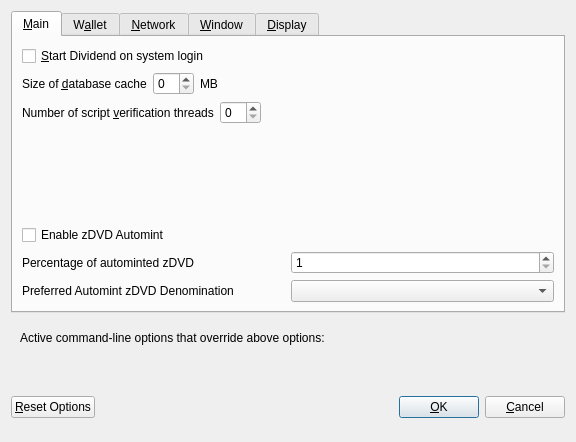
<?xml version="1.0" encoding="UTF-8"?>
<ui version="4.0">
 <class>OptionsDialog</class>
 <widget class="QDialog" name="OptionsDialog">
  <property name="geometry">
   <rect>
    <x>0</x>
    <y>0</y>
    <width>576</width>
    <height>442</height>
   </rect>
  </property>
  <property name="windowTitle">
   <string>Options</string>
  </property>
  <property name="modal">
   <bool>true</bool>
  </property>
  <layout class="QVBoxLayout" name="verticalLayout">
   <item>
    <widget class="QTabWidget" name="tabWidget">
     <property name="currentIndex">
      <number>0</number>
     </property>
     <widget class="QWidget" name="tabMain">
      <attribute name="title">
       <string>&amp;Main</string>
      </attribute>
      <layout class="QVBoxLayout" name="verticalLayout_Main">
       <item>
        <widget class="QCheckBox" name="bitcoinAtStartup">
         <property name="toolTip">
          <string>Automatically start Dividend after logging in to the system.</string>
         </property>
         <property name="text">
          <string>&amp;Start Dividend on system login</string>
         </property>
        </widget>
       </item>
       <item>
        <layout class="QHBoxLayout" name="horizontalLayout_2_Main">
         <item>
          <widget class="QLabel" name="databaseCacheLabel">
           <property name="text">
            <string>Size of &amp;database cache</string>
           </property>
           <property name="textFormat">
            <enum>Qt::PlainText</enum>
           </property>
           <property name="buddy">
            <cstring>databaseCache</cstring>
           </property>
          </widget>
         </item>
         <item>
          <widget class="QSpinBox" name="databaseCache"/>
         </item>
         <item>
          <widget class="QLabel" name="databaseCacheUnitLabel">
           <property name="text">
            <string>MB</string>
           </property>
           <property name="textFormat">
            <enum>Qt::PlainText</enum>
           </property>
          </widget>
         </item>
         <item>
          <spacer name="horizontalSpacer_2_Main">
           <property name="orientation">
            <enum>Qt::Horizontal</enum>
           </property>
           <property name="sizeHint" stdset="0">
            <size>
             <width>40</width>
             <height>20</height>
            </size>
           </property>
          </spacer>
         </item>
        </layout>
       </item>
       <item>
        <layout class="QHBoxLayout" name="horizontalLayout_3_Main">
         <item>
          <widget class="QLabel" name="threadsScriptVerifLabel">
           <property name="text">
            <string>Number of script &amp;verification threads</string>
           </property>
           <property name="textFormat">
            <enum>Qt::PlainText</enum>
           </property>
           <property name="buddy">
            <cstring>threadsScriptVerif</cstring>
           </property>
          </widget>
         </item>
         <item>
          <widget class="QSpinBox" name="threadsScriptVerif">
           <property name="toolTip">
            <string>(0 = auto, &lt;0 = leave that many cores free)</string>
           </property>
          </widget>
         </item>
         <item>
          <spacer name="horizontalSpacer_3_Main">
           <property name="orientation">
            <enum>Qt::Horizontal</enum>
           </property>
           <property name="sizeHint" stdset="0">
            <size>
             <width>40</width>
             <height>20</height>
            </size>
           </property>
          </spacer>
         </item>
        </layout>
       </item>
       <item>
        <spacer name="verticalSpacer_2">
         <property name="orientation">
          <enum>Qt::Vertical</enum>
         </property>
         <property name="sizeHint" stdset="0">
          <size>
           <width>20</width>
           <height>40</height>
          </size>
         </property>
        </spacer>
       </item>
       <item>
        <widget class="QCheckBox" name="checkBoxZeromintEnable">
         <property name="toolTip">
          <string>Enable automatic minting of DVD units to zDVD</string>
         </property>
         <property name="layoutDirection">
          <enum>Qt::LeftToRight</enum>
         </property>
         <property name="text">
          <string>Enable zDVD Automint</string>
         </property>
        </widget>
       </item>
       <item>
        <layout class="QHBoxLayout" name="horizontalLayout_3">
         <item>
          <widget class="QLabel" name="percentage_label">
           <property name="toolTip">
            <string>Percentage of incoming DVD which get automatically converted to zDVD via Zerocoin Protocol (min: 10%)</string>
           </property>
           <property name="text">
            <string>Percentage of autominted zDVD</string>
           </property>
          </widget>
         </item>
         <item>
          <widget class="QSpinBox" name="zeromintPercentage">
           <property name="minimum">
            <number>1</number>
           </property>
           <property name="maximum">
            <number>100</number>
           </property>
          </widget>
         </item>
        </layout>
       </item>
       <item>
        <layout class="QHBoxLayout" name="horizontalLayout" stretch="0,0">
         <property name="sizeConstraint">
          <enum>QLayout::SetFixedSize</enum>
         </property>
         <item>
          <widget class="QLabel" name="labelPreferredDenom">
           <property name="maximumSize">
            <size>
             <width>16777215</width>
             <height>16777215</height>
            </size>
           </property>
           <property name="toolTip">
            <string>Wait with automatic conversion to Zerocoin until enough DVD for this denomination is available</string>
           </property>
           <property name="text">
            <string>Preferred Automint zDVD Denomination</string>
           </property>
          </widget>
         </item>
         <item>
          <widget class="QComboBox" name="preferredDenom">
           <property name="maximumSize">
            <size>
             <width>16777215</width>
             <height>27</height>
            </size>
           </property>
           <property name="toolTip">
            <string>Wait with automatic conversion to Zerocoin until enough DVD for this denomination is available</string>
           </property>
           <property name="maxVisibleItems">
            <number>9</number>
           </property>
           <property name="maxCount">
            <number>9</number>
           </property>
          </widget>
         </item>
        </layout>
       </item>
      </layout>
     </widget>
     <widget class="QWidget" name="tabWallet">
      <attribute name="title">
       <string>W&amp;allet</string>
      </attribute>
      <layout class="QVBoxLayout" name="verticalLayout_Wallet">
       <item>
        <layout class="QHBoxLayout" name="horizontalLayout_2_Wallet">
         <item>
          <widget class="QLabel" name="labelStakeSplitThresholdText">
           <property name="text">
            <string>Stake split threshold:</string>
           </property>
          </widget>
         </item>
         <item>
          <widget class="QSpinBox" name="spinBoxStakeSplitThreshold">
           <property name="minimum">
            <number>1</number>
           </property>
           <property name="maximum">
            <number>999999</number>
           </property>
          </widget>
         </item>
        </layout>
       </item>
       <item>
        <widget class="QGroupBox" name="groupBox">
         <property name="title">
          <string>Expert</string>
         </property>
         <layout class="QVBoxLayout" name="verticalLayout_2">
          <item>
           <widget class="QCheckBox" name="coinControlFeatures">
            <property name="toolTip">
             <string>Whether to show coin control features or not.</string>
            </property>
            <property name="text">
             <string>Enable coin &amp;control features</string>
            </property>
           </widget>
          </item>
          <item>
           <widget class="QCheckBox" name="showMasternodesTab">
            <property name="toolTip">
             <string>Show additional tab listing all your masternodes in first sub-tab&lt;br/&gt;and all masternodes on the network in second sub-tab.</string>
            </property>
            <property name="text">
             <string>Show Masternodes Tab</string>
            </property>
           </widget>
          </item>
          <item>
           <widget class="QCheckBox" name="spendZeroConfChange">
            <property name="toolTip">
             <string>If you disable the spending of unconfirmed change, the change from a transaction&lt;br/&gt;cannot be used until that transaction has at least one confirmation.&lt;br/&gt;This also affects how your balance is computed.</string>
            </property>
            <property name="text">
             <string>&amp;Spend unconfirmed change</string>
            </property>
           </widget>
          </item>
         </layout>
        </widget>
       </item>
       <item>
        <spacer name="verticalSpacer_Wallet">
         <property name="orientation">
          <enum>Qt::Vertical</enum>
         </property>
         <property name="sizeHint" stdset="0">
          <size>
           <width>20</width>
           <height>40</height>
          </size>
         </property>
        </spacer>
       </item>
      </layout>
     </widget>
     <widget class="QWidget" name="tabNetwork">
      <attribute name="title">
       <string>&amp;Network</string>
      </attribute>
      <layout class="QVBoxLayout" name="verticalLayout_Network">
       <item>
        <widget class="QCheckBox" name="mapPortUpnp">
         <property name="toolTip">
          <string>Automatically open the Dividend client port on the router. This only works when your router supports UPnP and it is enabled.</string>
         </property>
         <property name="text">
          <string>Map port using &amp;UPnP</string>
         </property>
        </widget>
       </item>
       <item>
        <widget class="QCheckBox" name="allowIncoming">
         <property name="toolTip">
          <string>Accept connections from outside</string>
         </property>
         <property name="text">
          <string>Allow incoming connections</string>
         </property>
        </widget>
       </item>
       <item>
        <widget class="QCheckBox" name="connectSocks">
         <property name="toolTip">
          <string>Connect to the Dividend network through a SOCKS5 proxy.</string>
         </property>
         <property name="text">
          <string>&amp;Connect through SOCKS5 proxy (default proxy):</string>
         </property>
        </widget>
       </item>
       <item>
        <layout class="QHBoxLayout" name="horizontalLayout_1_Network">
         <item>
          <widget class="QLabel" name="proxyIpLabel">
           <property name="text">
            <string>Proxy &amp;IP:</string>
           </property>
           <property name="textFormat">
            <enum>Qt::PlainText</enum>
           </property>
           <property name="buddy">
            <cstring>proxyIp</cstring>
           </property>
          </widget>
         </item>
         <item>
          <widget class="QValidatedLineEdit" name="proxyIp">
           <property name="minimumSize">
            <size>
             <width>140</width>
             <height>0</height>
            </size>
           </property>
           <property name="maximumSize">
            <size>
             <width>140</width>
             <height>16777215</height>
            </size>
           </property>
           <property name="toolTip">
            <string>IP address of the proxy (e.g. IPv4: 127.0.0.1 / IPv6: ::1)</string>
           </property>
          </widget>
         </item>
         <item>
          <widget class="QLabel" name="proxyPortLabel">
           <property name="text">
            <string>&amp;Port:</string>
           </property>
           <property name="textFormat">
            <enum>Qt::PlainText</enum>
           </property>
           <property name="buddy">
            <cstring>proxyPort</cstring>
           </property>
          </widget>
         </item>
         <item>
          <widget class="QLineEdit" name="proxyPort">
           <property name="minimumSize">
            <size>
             <width>55</width>
             <height>0</height>
            </size>
           </property>
           <property name="maximumSize">
            <size>
             <width>55</width>
             <height>16777215</height>
            </size>
           </property>
           <property name="toolTip">
            <string>Port of the proxy (e.g. 9050)</string>
           </property>
          </widget>
         </item>
         <item>
          <spacer name="horizontalSpacer_1_Network">
           <property name="orientation">
            <enum>Qt::Horizontal</enum>
           </property>
           <property name="sizeHint" stdset="0">
            <size>
             <width>40</width>
             <height>20</height>
            </size>
           </property>
          </spacer>
         </item>
        </layout>
       </item>
       <item>
        <spacer name="verticalSpacer_Network">
         <property name="orientation">
          <enum>Qt::Vertical</enum>
         </property>
         <property name="sizeHint" stdset="0">
          <size>
           <width>20</width>
           <height>40</height>
          </size>
         </property>
        </spacer>
       </item>
      </layout>
     </widget>
     <widget class="QWidget" name="tabWindow">
      <attribute name="title">
       <string>&amp;Window</string>
      </attribute>
      <layout class="QVBoxLayout" name="verticalLayout_Window">
       <item>
        <widget class="QCheckBox" name="minimizeToTray">
         <property name="toolTip">
          <string>Show only a tray icon after minimizing the window.</string>
         </property>
         <property name="text">
          <string>&amp;Minimize to the tray instead of the taskbar</string>
         </property>
        </widget>
       </item>
       <item>
        <widget class="QCheckBox" name="minimizeOnClose">
         <property name="toolTip">
          <string>Minimize instead of exit the application when the window is closed. When this option is enabled, the application will be closed only after selecting Quit in the menu.</string>
         </property>
         <property name="text">
          <string>M&amp;inimize on close</string>
         </property>
        </widget>
       </item>
       <item>
        <spacer name="verticalSpacer_Window">
         <property name="orientation">
          <enum>Qt::Vertical</enum>
         </property>
         <property name="sizeHint" stdset="0">
          <size>
           <width>20</width>
           <height>40</height>
          </size>
         </property>
        </spacer>
       </item>
      </layout>
     </widget>
     <widget class="QWidget" name="tabDisplay">
      <attribute name="title">
       <string>&amp;Display</string>
      </attribute>
      <layout class="QVBoxLayout" name="verticalLayout_Display">
       <item>
        <layout class="QHBoxLayout" name="horizontalLayout_1_Display">
         <item>
          <widget class="QLabel" name="langLabel">
           <property name="text">
            <string>User Interface &amp;language:</string>
           </property>
           <property name="textFormat">
            <enum>Qt::PlainText</enum>
           </property>
           <property name="buddy">
            <cstring>lang</cstring>
           </property>
          </widget>
         </item>
         <item>
          <widget class="QValueComboBox" name="lang">
           <property name="toolTip">
            <string>The user interface language can be set here. This setting will take effect after restarting Dividend.</string>
           </property>
          </widget>
         </item>
        </layout>
       </item>
       <item>
        <widget class="QLabel" name="label_3">
         <property name="toolTip">
          <string notr="true"/>
         </property>
         <property name="statusTip">
          <string notr="true"/>
         </property>
         <property name="whatsThis">
          <string notr="true"/>
         </property>
         <property name="accessibleName">
          <string notr="true"/>
         </property>
         <property name="text">
          <string>Language missing or translation incomplete? Help contributing translations here:
https://www.transifex.com/dividend-project/dividend-project-translations</string>
         </property>
         <property name="wordWrap">
          <bool>true</bool>
         </property>
         <property name="openExternalLinks">
          <bool>true</bool>
         </property>
         <property name="textInteractionFlags">
          <set>Qt::TextBrowserInteraction</set>
         </property>
        </widget>
       </item>
       <item>
        <layout class="QHBoxLayout" name="horizontalLayout_4_Display" stretch="0,0">
         <item>
          <widget class="QLabel" name="themeLabel">
           <property name="text">
            <string>User Interface Theme:</string>
           </property>
          </widget>
         </item>
         <item>
          <widget class="QValueComboBox" name="theme"/>
         </item>
        </layout>
       </item>
       <item>
        <widget class="Line" name="line">
         <property name="orientation">
          <enum>Qt::Horizontal</enum>
         </property>
        </widget>
       </item>
       <item>
        <layout class="QHBoxLayout" name="horizontalLayout_2_Display">
         <item>
          <widget class="QLabel" name="unitLabel">
           <property name="text">
            <string>&amp;Unit to show amounts in:</string>
           </property>
           <property name="textFormat">
            <enum>Qt::PlainText</enum>
           </property>
           <property name="buddy">
            <cstring>unit</cstring>
           </property>
          </widget>
         </item>
         <item>
          <widget class="QValueComboBox" name="unit">
           <property name="toolTip">
            <string>Choose the default subdivision unit to show in the interface and when sending coins.</string>
           </property>
          </widget>
         </item>
        </layout>
       </item>
       <item>
        <layout class="QHBoxLayout" name="horizontalLayout_5_Display">
         <item>
          <widget class="QLabel" name="digitsLabel">
           <property name="text">
            <string>Decimal digits</string>
           </property>
          </widget>
         </item>
         <item>
          <widget class="QValueComboBox" name="digits"/>
         </item>
        </layout>
       </item>
       <item>
        <widget class="QCheckBox" name="checkBoxHideZeroBalances">
         <property name="toolTip">
          <string>Hide empty balances</string>
         </property>
         <property name="layoutDirection">
          <enum>Qt::LeftToRight</enum>
         </property>
         <property name="text">
          <string>Hide empty balances</string>
         </property>
        </widget>
       </item>
       <item>
        <layout class="QHBoxLayout" name="horizontalLayout_3_Display">
         <item>
          <widget class="QLabel" name="thirdPartyTxUrlsLabel">
           <property name="toolTip">
            <string>Third party URLs (e.g. a block explorer) that appear in the transactions tab as context menu items. %s in the URL is replaced by transaction hash. Multiple URLs are separated by vertical bar |.</string>
           </property>
           <property name="text">
            <string>Third party transaction URLs</string>
           </property>
           <property name="buddy">
            <cstring>thirdPartyTxUrls</cstring>
           </property>
          </widget>
         </item>
         <item>
          <widget class="QLineEdit" name="thirdPartyTxUrls">
           <property name="toolTip">
            <string>Third party URLs (e.g. a block explorer) that appear in the transactions tab as context menu items. %s in the URL is replaced by transaction hash. Multiple URLs are separated by vertical bar |.</string>
           </property>
          </widget>
         </item>
        </layout>
       </item>
       <item>
        <spacer name="verticalSpacer">
         <property name="orientation">
          <enum>Qt::Vertical</enum>
         </property>
         <property name="sizeHint" stdset="0">
          <size>
           <width>20</width>
           <height>40</height>
          </size>
         </property>
        </spacer>
       </item>
      </layout>
     </widget>
    </widget>
   </item>
   <item>
    <widget class="QFrame" name="frame">
     <layout class="QVBoxLayout" name="verticalLayout_Bottom">
      <item>
       <layout class="QHBoxLayout" name="horizontalLayout_Bottom">
        <item>
         <widget class="QLabel" name="overriddenByCommandLineInfoLabel">
          <property name="text">
           <string>Active command-line options that override above options:</string>
          </property>
          <property name="textFormat">
           <enum>Qt::PlainText</enum>
          </property>
         </widget>
        </item>
        <item>
         <spacer name="horizontalSpacer_Bottom">
          <property name="orientation">
           <enum>Qt::Horizontal</enum>
          </property>
          <property name="sizeHint" stdset="0">
           <size>
            <width>40</width>
            <height>20</height>
           </size>
          </property>
         </spacer>
        </item>
       </layout>
      </item>
      <item>
       <widget class="QLabel" name="overriddenByCommandLineLabel">
        <property name="text">
         <string/>
        </property>
        <property name="textFormat">
         <enum>Qt::PlainText</enum>
        </property>
        <property name="wordWrap">
         <bool>true</bool>
        </property>
       </widget>
      </item>
     </layout>
    </widget>
   </item>
   <item>
    <layout class="QHBoxLayout" name="horizontalLayout_Buttons">
     <item>
      <widget class="QPushButton" name="resetButton">
       <property name="toolTip">
        <string>Reset all client options to default.</string>
       </property>
       <property name="text">
        <string>&amp;Reset Options</string>
       </property>
       <property name="autoDefault">
        <bool>false</bool>
       </property>
      </widget>
     </item>
     <item>
      <spacer name="horizontalSpacer_1">
       <property name="orientation">
        <enum>Qt::Horizontal</enum>
       </property>
       <property name="sizeHint" stdset="0">
        <size>
         <width>40</width>
         <height>48</height>
        </size>
       </property>
      </spacer>
     </item>
     <item>
      <widget class="QLabel" name="statusLabel">
       <property name="minimumSize">
        <size>
         <width>200</width>
         <height>0</height>
        </size>
       </property>
       <property name="font">
        <font>
         <weight>75</weight>
         <bold>true</bold>
        </font>
       </property>
       <property name="text">
        <string/>
       </property>
       <property name="textFormat">
        <enum>Qt::PlainText</enum>
       </property>
       <property name="wordWrap">
        <bool>true</bool>
       </property>
      </widget>
     </item>
     <item>
      <spacer name="horizontalSpacer_2">
       <property name="orientation">
        <enum>Qt::Horizontal</enum>
       </property>
       <property name="sizeHint" stdset="0">
        <size>
         <width>40</width>
         <height>48</height>
        </size>
       </property>
      </spacer>
     </item>
     <item>
      <widget class="QPushButton" name="okButton">
       <property name="text">
        <string>&amp;OK</string>
       </property>
       <property name="autoDefault">
        <bool>false</bool>
       </property>
       <property name="default">
        <bool>true</bool>
       </property>
      </widget>
     </item>
     <item>
      <widget class="QPushButton" name="cancelButton">
       <property name="text">
        <string>&amp;Cancel</string>
       </property>
       <property name="autoDefault">
        <bool>false</bool>
       </property>
      </widget>
     </item>
    </layout>
   </item>
  </layout>
 </widget>
 <customwidgets>
  <customwidget>
   <class>QValidatedLineEdit</class>
   <extends>QLineEdit</extends>
   <header>qvalidatedlineedit.h</header>
  </customwidget>
  <customwidget>
   <class>QValueComboBox</class>
   <extends>QComboBox</extends>
   <header>qvaluecombobox.h</header>
  </customwidget>
 </customwidgets>
 <resources/>
 <connections/>
</ui>
